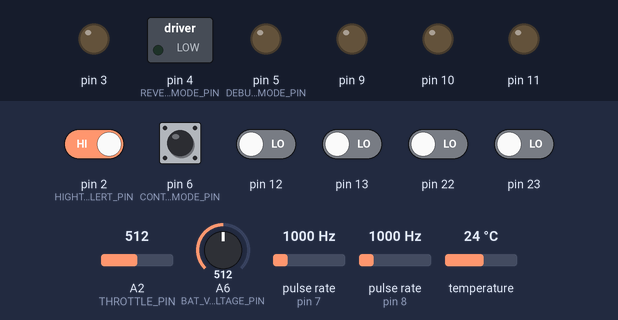
Recording of a sketch running on a simulated Arduino Nano, built with avr-gcc and run on an emulated ATmega328P. Shown: switched loads named in the sketch (green lamp = pin HIGH), output pins drawn as LEDs (lit = HIGH). Wiring (inferred from the names in the program): 2 × pulse sensor: data pin 7 / data pin 8. The test bench sets the inputs (shaded band); at power-on: pin 2 (HIGHTEMP_ALERT_PIN), pin 6 (CONTROL_MODE_PIN) HIGH, pin 12, pin 13, pin 22, pin 23 LOW, pulse rate (sensors on pin 7, pin 8) 1000 Hz, A2 (THROTTLE_PIN) = 512, A6 (BAT_VOLTAGE_PIN) = 512, temperature 24 °C. What the sketch prints to the serial monitor is not drawn.

Above: at 1.2 s.
1.3 s: pin 2 (HIGHTEMP_ALERT_PIN) driven LOW
At 1.6 s:
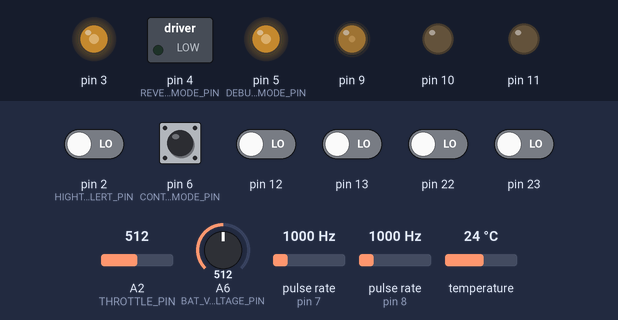
2.8 s: pulse rate (sensor on pin 7) set to 180 Hz
At 3.72 s:
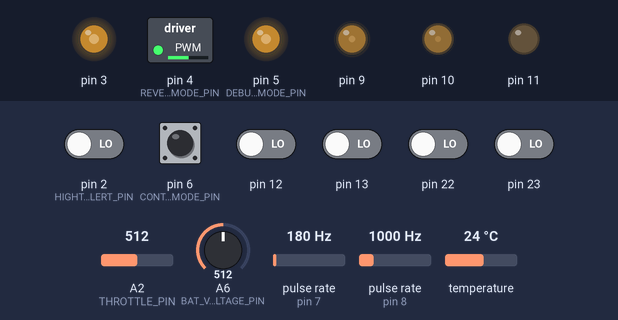
6.3 s: pulse rate (sensor on pin 8) set to 100 Hz
At 6.64 s:
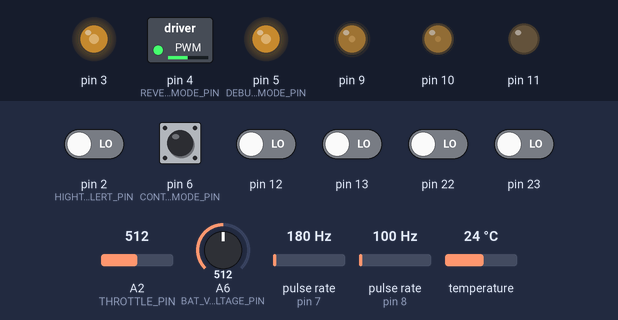
9.8 s: A2 (THROTTLE_PIN) set to 30
At 11.04 s:
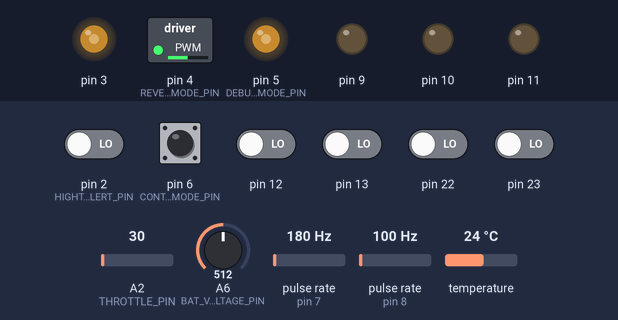
13.3 s: pin 6 (CONTROL_MODE_PIN) pulled LOW for 0.15 s
At 15.15 s:
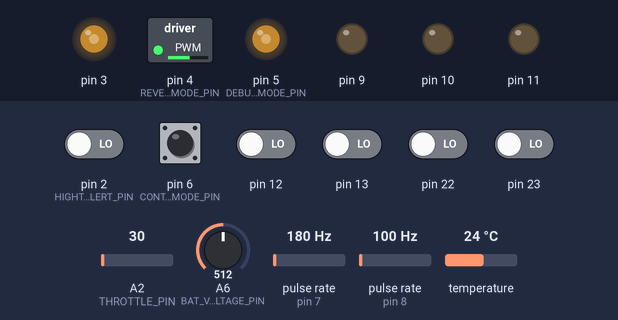
Timing chart, 0 to 19.4 s (numbered marks = the images above; inputs shaded):
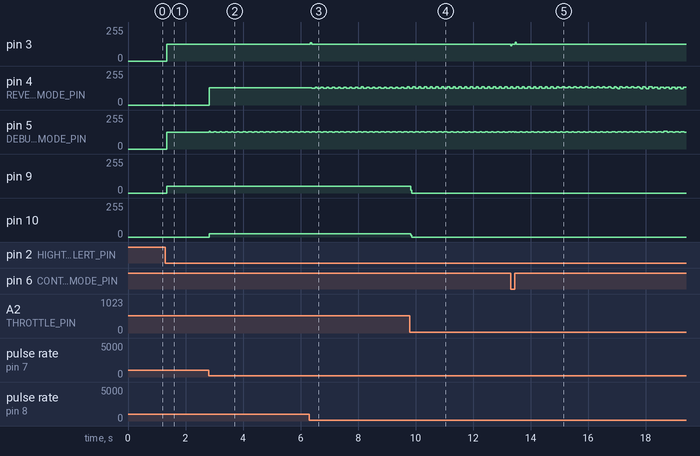

Measured:
- after the input at 1.3 s, pin 3, pin 5 (DEBUG_MODE_PIN): 0/255 → 127/255 at once; pin 9: 0/255 → 49/255 at once
- after the input at 2.8 s, pin 4 (REVERSE_MODE_PIN): 0/255 → 130/255 at once; pin 10: 0/255 → 26/255 at once
- after the input at 6.3 s, pin 3: 127/255 → 137/255 at once, → 127/255 0.04 s later
- after the input at 9.8 s, pin 9: 49/255 → 0/255 at once; pin 10: 26/255 → 0/255 at once
- after the input at 13.3 s, pin 3: 127/255 → 113/255 at once, → 127/255 0.04 s later, → 142/255 0.12 s later, → 127/255 0.04 s later

The sketch:

ESC-main_IR2109.ino
```cpp
// (licence header left out)
#include <Wire.h>
#include <Adafruit_PCF8574.h>
#include <OneWire.h>
#include <DallasTemperature.h>
// #include <AutoPID.h>

//PCF8574 PNIS
#define POWERON_ALERT_PIN 0
#define LOWBAT_ALERT_PIN 1
#define HIGHTEMP_ALERT_PIN 2
#define SENSORLESS_MODE_PIN 7
#define CONTROL_MODE_PIN 6
#define DEBUG_MODE_PIN 5
#define REVERSE_MODE_PIN 4

//Arduino PINS
#define BRAKE_PIN 2
#define HALL_A_PIN 8
#define HALL_B_PIN 7
#define HALL_C_PIN 6

#define THROTTLE_PIN A2
#define TEMP_PIN A3
#define ONE_WIRE_BUS A3
#define BAT_VOLTAGE_PIN A6

#define PWM_MAX_DUTY 230
#define PWM_MIN_DUTY 0
#define PWM_START_DUTY 25

// PID control
// #define Kp 0.013
// #define Ki 16.61
// #define Kd 0

volatile byte hall_state = 0, prev_hall_state = 0;
volatile uint16_t int_count = 0;
double set_motor_speed = 300;  //RPM
double PWM_DUTY = 0.10 * 255.0;
bool SENSORLESS_MODE = false, CONTROL_MODE = false, DEBUG_MODE = false, REVERSE_MODE = false;
volatile byte brake_on = 0;

OneWire oneWire(ONE_WIRE_BUS);
DallasTemperature temp(&oneWire);
Adafruit_PCF8574 pcf;
// AutoPID myPID(&meas_motor_speed, &set_motor_speed, &PWM_DUTY, PWM_MIN_DUTY, PWM_MAX_DUTY, Kp, Ki, Kd);

void setup() {
  Serial.begin(115200);
  Serial.println("INITIALIZING...");
  temp.begin();
  if (!pcf.begin(0x20, &Wire)) {
    Serial.println("PCF8574 ERROR");
    while (1) {}
  }
  pcf.pinMode(POWERON_ALERT_PIN, OUTPUT);
  pcf.pinMode(LOWBAT_ALERT_PIN, OUTPUT);
  pcf.pinMode(HIGHTEMP_ALERT_PIN, OUTPUT);
  pcf.pinMode(SENSORLESS_MODE_PIN, INPUT);
  pcf.pinMode(CONTROL_MODE_PIN, INPUT);
  pcf.pinMode(DEBUG_MODE_PIN, INPUT);
  pcf.pinMode(REVERSE_MODE_PIN, INPUT);

  pinMode(BRAKE_PIN, INPUT);
  pinMode(HALL_A_PIN, INPUT);
  pinMode(HALL_B_PIN, INPUT);
  pinMode(HALL_C_PIN, INPUT);

  // Enable interrupt for pin D2
  attachInterrupt(digitalPinToInterrupt(BRAKE_PIN), UPDATE_BRAKE, CHANGE);

  // Enable PCINT for PORTB0 (pin 8)
  PCICR |= (1 << PCIE0);    // Enable PCINT0 vector (for PORTB)
  PCMSK0 |= (1 << PCINT0);  // Enable interrupt on PORTB0 (pin 8)

  // Enable PCINT for PORTD6 and PORTD7 (pins 6 and 7)
  PCICR |= (1 << PCIE2);                      // Enable PCINT2 vector (for PORTD)
  PCMSK2 |= (1 << PCINT22) | (1 << PCINT23);  // Enable interrupts on PORTD6 and PORTD7 (pins 6 and 7)

  DDRD |= 0b00111000;  // Enable pins 3, 4, 5 as outputs
  PORTD = 0x00;
  DDRB |= 0b00001110;  // Enable pins 9, 10, 11 as outputs
  PORTB = 0x00;

  TCCR0A = 0;
  // Timer1 Phase Correct 8-bit
  TCCR1A = 0;  // Timer off initially
  TCCR2A = 0;
  TCCR1A = (1 << WGM10);
  TCCR1B = (1 << CS10);  // prescaler = 1

  // Timer2 Phase Correct
  TCCR2A = (1 << WGM20);
  TCCR2B = (1 << CS20);  // prescaler = 1

  if (pcf.digitalRead(SENSORLESS_MODE_PIN) == LOW) {
    SENSORLESS_MODE = true;
    Serial.println("SENSORLESS MODE ON");
  }
  if (pcf.digitalRead(CONTROL_MODE_PIN) == LOW) {
    CONTROL_MODE = true;
    Serial.println("TEST MODE ON");
    SET_PWM_DUTY(PWM_DUTY);
  } else {
    SET_PWM_DUTY(0);
  }
  if (pcf.digitalRead(DEBUG_MODE_PIN) == LOW) {
    DEBUG_MODE = true;
    Serial.println("DEBUG MODE ON");
  }
  if (pcf.digitalRead(REVERSE_MODE_PIN) == LOW) {
    REVERSE_MODE = true;
    Serial.println("REVERSE MODE ON");
  }
  // float tol = set_motor_speed * 0.03;  //3% band
  // myPID.atSetPoint(tol);
  // myPID.setBangBang(4);
  // myPID.setTimeStep(4000);

  sei();          // Enable global interrupts
  UPDATE_HALL();  // Initialize state
  BLDC_MOVE();
  pcf.digitalWrite(POWERON_ALERT_PIN, HIGH);
}

void loop() {
  if (CONTROL_MODE) {
    //Constant speed control mode
    // myPID.run();
    SET_PWM_DUTY(PWM_DUTY);
  } else {
    //eScooter control mode
    double throttle = analogRead(THROTTLE_PIN);
    PWM_DUTY = map(throttle, 184, 1023, 0, 255);
    PWM_DUTY = constrain(PWM_DUTY, PWM_MIN_DUTY, PWM_MAX_DUTY);
    SET_PWM_DUTY(PWM_DUTY);
    // Serial.println(throttle);
  }

  GET_MOTOR_SPEED();
  MEASUREMENT();
  DEBUG();
}

ISR(PCINT0_vect) {
  // Interrupt for PORTB pin (D8)
  UPDATE_HALL();
  BLDC_MOVE();
}

ISR(PCINT2_vect) {
  // Interrupt for PORTD pins (D6 and D7)
  UPDATE_HALL();
  BLDC_MOVE();
}

void UPDATE_BRAKE() {
  brake_on = (PIND & 0b00000100) ? 1 : 0;  // Check bit 2 (pin 2)
}

void UPDATE_HALL() {
  uint8_t pinb = PINB;  // Read PINB
  uint8_t pind = PIND;  // Read PIND

  // brake_on = (pind & 0b00000100) ? 1 : 0;               // Check bit 2 (pin 2)
  byte hall_a = (pinb & 0b00000001) ? 1 : 0;            // Check bit 0 (pin 8)
  byte hall_b = (pind & 0b10000000) ? 1 : 0;            // Check bit 7 (pin 7)
  byte hall_c = (pind & 0b01000000) ? 1 : 0;            // Check bit 6 (pin 6)
  hall_state = (hall_c << 2) | (hall_b << 1) | hall_a;  // CBA
  if (hall_state != prev_hall_state) {
    int_count++;
    prev_hall_state = hall_state;
  }
}

void BLDC_MOVE() {
  brake_on = (PIND & 0b00000100) ? 1 : 0;  // Check bit 2 (pin 2)
  if (!brake_on) {
    if (REVERSE_MODE) {
      switch (hall_state) {
        case 0b101: BH_AL(); break;  // B high, C low
        case 0b100: CH_AL(); break;  // A high, C low
        case 0b110: CH_BL(); break;  // A high, B low
        case 0b010: AH_BL(); break;  // C high, B low
        case 0b011: AH_CL(); break;  // C high, A low
        case 0b001: BH_CL(); break;  // B high, A low
        default: all_off(); break;
      }
    } else {
      switch (hall_state) {
        case 0b101: BH_CL(); break;  // B high, C low
        case 0b100: AH_CL(); break;  // A high, C low
        case 0b110: AH_BL(); break;  // A high, B low
        case 0b010: CH_BL(); break;  // C high, B low
        case 0b011: CH_AL(); break;  // C high, A low
        case 0b001: BH_AL(); break;  // B high, A low
        default: all_off(); break;
      }
    }
  } else {
    all_off();  // Disable while braking
  }
}

// Enable PWM outputs (SET PWM)
// TCCR1A |= (1 << COM1A1); // Enable PWM IN(C) on OC1A D9
// TCCR1A |= (1 << COM1B1); // Enable PWM IN(B) on OC1B D10
// TCCR2A |= (1 << COM2A1); // Enable PWM IN(A) on OC2A D11

// Disable PWM outputs (RESET PWM)
// TCCR1A &= ~(1 << COM1A1); // Disable PWM IN(C) on OC1A D9
// TCCR1A &= ~(1 << COM1B1); // Disable PWM IN(B) on OC1B D10
// TCCR2A &= ~(1 << COM2A1); // Disable PWM IN(A) on OC2A D11

// SET IN
// PORTB |= (1 << PB1);      // HIGH IN(C) on D9
// PORTB |= (1 << PB2);      // HIGH IN(B) on D10
// PORTB |= (1 << PB3);      // HIGH IN(A) on D11

// RESET IN
// PORTB &= ~(1 << PB1);      // LOW IN(C) on D9
// PORTB &= ~(1 << PB2);      // LOW IN(B) on D10
// PORTB &= ~(1 << PB3);      // LOW IN(A) on D11

// SET ~SD
// PORTD |= (1 << PD3);  // HIGH ~SD(C) on D3
// PORTD |= (1 << PD4);  // HIGH ~SD(B) on D4
// PORTD |= (1 << PD5);  // HIGH ~SD(A) on D5

// RESET ~SD
// PORTD &= ~(1 << PD3);      // LOW ~SD(C) on D3
// PORTD &= ~(1 << PD4);      // LOW ~SD(B) on D4
// PORTD &= ~(1 << PD5);      // LOW ~SD(A) on D5

void all_off() {
  PORTD &= ~(1 << PD3);      // LOW ~SD(C) on D3
  PORTD &= ~(1 << PD4);      // LOW ~SD(B) on D4
  PORTD &= ~(1 << PD5);      // LOW ~SD(A) on D5
  TCCR1A &= ~(1 << COM1A1);  // Disable PWM IN(C) on OC1A D9
  TCCR1A &= ~(1 << COM1B1);  // Disable PWM IN(B) on OC1B D10
  TCCR2A &= ~(1 << COM2A1);  // Disable PWM IN(A) on OC2A D11
}

void AH_BL() {
  PORTD &= ~(1 << PD3);      // LOW ~SD(C) on D3
  PORTB &= ~(1 << PB1);      // LOW IN(C) on D9
  PORTB &= ~(1 << PB2);      // LOW IN(B) on D10
  TCCR1A &= ~(1 << COM1A1);  // Disable PWM IN(C) on OC1A D9
  TCCR1A &= ~(1 << COM1B1);  // Disable PWM IN(B) on OC1B D10

  PORTB &= ~(1 << PB2);  // LOW IN(B) on D10
  PORTD |= (1 << PD4);   // HIGH ~SD(B) on D4

  PORTD |= (1 << PD5);      // HIGH ~SD(A) on D5
  TCCR2A |= (1 << COM2A1);  // Enable PWM IN(A) on OC2A D11
}

void AH_CL() {
  PORTD &= ~(1 << PD4);      // LOW ~SD(B) on D4
  PORTB &= ~(1 << PB1);      // LOW IN(C) on D9
  PORTB &= ~(1 << PB2);      // LOW IN(B) on D10
  TCCR1A &= ~(1 << COM1A1);  // Disable PWM IN(C) on OC1A D9
  TCCR1A &= ~(1 << COM1B1);  // Disable PWM IN(B) on OC1B D10

  PORTB &= ~(1 << PB1);  // LOW IN(C) on D9
  PORTD |= (1 << PD3);   // HIGH ~SD(C) on D3

  PORTD |= (1 << PD5);      // HIGH ~SD(A) on D5
  TCCR2A |= (1 << COM2A1);  // Enable PWM IN(A) on OC2A D11
}

void BH_CL() {
  PORTD &= ~(1 << PD5);      // LOW ~SD(A) on D5
  PORTB &= ~(1 << PB1);      // LOW IN(C) on D9
  PORTB &= ~(1 << PB3);      // LOW IN(A) on D11
  TCCR1A &= ~(1 << COM1A1);  // Disable PWM IN(C) on OC1A D9
  TCCR2A &= ~(1 << COM2A1);  // Disable PWM IN(A) on OC2A D11

  PORTB &= ~(1 << PB1);  // LOW IN(C) on D9
  PORTD |= (1 << PD3);   // HIGH ~SD(C) on D3

  PORTD |= (1 << PD4);      // HIGH ~SD(B) on D4
  TCCR1A |= (1 << COM1B1);  // Enable PWM IN(B) on OC1B D10
}

void BH_AL() {
  PORTD &= ~(1 << PD3);      // LOW ~SD(C) on D3
  PORTB &= ~(1 << PB1);      // LOW IN(C) on D9
  PORTB &= ~(1 << PB3);      // LOW IN(A) on D11
  TCCR1A &= ~(1 << COM1A1);  // Disable PWM IN(C) on OC1A D9
  TCCR2A &= ~(1 << COM2A1);  // Disable PWM IN(A) on OC2A D11

  PORTB &= ~(1 << PB3);  // LOW IN(A) on D11
  PORTD |= (1 << PD5);   // HIGH ~SD(A) on D5

  PORTD |= (1 << PD4);      // HIGH ~SD(B) on D4
  TCCR1A |= (1 << COM1B1);  // Enable PWM IN(B) on OC1B D10
}

void CH_AL() {
  PORTD &= ~(1 << PD4);      // LOW ~SD(B) on D4
  PORTB &= ~(1 << PB2);      // LOW IN(B) on D10
  PORTB &= ~(1 << PB3);      // LOW IN(A) on D11
  TCCR1A &= ~(1 << COM1B1);  // Disable PWM IN(B) on OC1B D10
  TCCR2A &= ~(1 << COM2A1);  // Disable PWM IN(A) on OC2A D11

  PORTB &= ~(1 << PB3);  // LOW IN(A) on D11
  PORTD |= (1 << PD5);   // HIGH ~SD(A) on D5

  PORTD |= (1 << PD3);      // HIGH ~SD(C) on D3
  TCCR1A |= (1 << COM1A1);  // Enable PWM IN(C) on OC1A D9
}

void CH_BL() {
  PORTD &= ~(1 << PD5);      // LOW ~SD(A) on D5
  PORTB &= ~(1 << PB2);      // LOW IN(B) on D10
  PORTB &= ~(1 << PB3);      // LOW IN(A) on D11
  TCCR1A &= ~(1 << COM1B1);  // Disable PWM IN(B) on OC1B D10
  TCCR2A &= ~(1 << COM2A1);  // Disable PWM IN(A) on OC2A D11

  PORTB &= ~(1 << PB2);  // LOW IN(B) on D10
  PORTD |= (1 << PD4);   // HIGH ~SD(B) on D4

  PORTD |= (1 << PD3);      // HIGH ~SD(C) on D3
  TCCR1A |= (1 << COM1A1);  // Enable PWM IN(C) on OC1A D9
}

void SET_PWM_DUTY(byte duty) {
  duty = constrain(duty, PWM_MIN_DUTY, PWM_MAX_DUTY);
  OCR1A = duty;  // Set PWM duty cycle of PD9 (CH)
  OCR1B = duty;  // Set PWM duty cycle of PD10 (BH)
  OCR2A = duty;  // Set PWM duty cycle of PD11 (AH)
}

const byte pole_pairs = 15;
unsigned long prev_rpm_time = 0;
double meas_motor_speed = 0;  //RPM
void GET_MOTOR_SPEED() {
  if (millis() - prev_rpm_time >= 1000) {
    uint16_t count = int_count;
    int_count = 0;
    meas_motor_speed = (60.0 * count) / (6.0 * pole_pairs);
    // Serial.print("Interrupt Count: ");
    // Serial.println(count);
    // Serial.print("RPM: ");
    // Serial.println(meas_motor_speed);
    prev_rpm_time = millis();
  }
}

unsigned long prev_measure_time = 0;
void MEASUREMENT() {
  float Vref = 5.0;
  float voltageRatio = 7.0;
  if (millis() - prev_measure_time > 1000) {
    float V_bat = analogRead(BAT_VOLTAGE_PIN) * (Vref / 1024.0) * voltageRatio;
    if (V_bat < 24.0) {
      Serial.println("ALERT: LOW BATTERY");
      pcf.digitalWrite(LOWBAT_ALERT_PIN, HIGH);
    } else {
      pcf.digitalWrite(LOWBAT_ALERT_PIN, LOW);
    }

    temp.requestTemperatures();
    float temp_c = temp.getTempCByIndex(0);
    if (temp_c > 100.0) {
      Serial.println("ALERT: HIGH TEMPERATURE");
      pcf.digitalWrite(HIGHTEMP_ALERT_PIN, HIGH);
    } else {
      pcf.digitalWrite(HIGHTEMP_ALERT_PIN, LOW);
    }

    Serial.print("Voltage: ");
    Serial.print(V_bat);
    // Serial.print(" V\t\tCurrent: ");
    // Serial.print(current);
    Serial.print(" A\tTemp: ");
    Serial.print(temp_c);
    Serial.println(" C");
    Serial.print("RPM: ");
    Serial.println(meas_motor_speed);
    Serial.println("------------------------------------------------------------------------------");
    prev_measure_time = millis();
  }
}

unsigned long prev_debug_time = 0;
void DEBUG() {
  if (DEBUG_MODE) {
    if (millis() - prev_debug_time > 10) {
      Serial.print("PWM DUTY: ");
      Serial.print(PWM_DUTY);
      Serial.print("\t");
      Serial.println((PWM_DUTY / 255) * 100);
      Serial.print("Hall(CBA): ");
      Serial.println(hall_state, BIN);
      Serial.print("RPM: ");
      Serial.println(meas_motor_speed);
      Serial.print("Brake: ");
      Serial.println(brake_on);
      Serial.println("------------------------------------------------------------------------------");
      prev_debug_time = millis();
    }
  }
}
```
